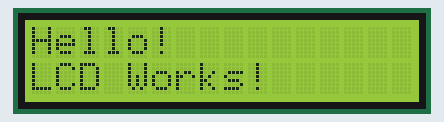
A sketch run on a simulated Arduino Uno, built with avr-gcc and run on an emulated ATmega328P. Parts: 16×2 character LCD. What the sketch prints to the serial monitor is not drawn.

Above: at 0.4 s.

The sketch:

lcd_test.ino
```cpp
/*
 * LCD Test - Simple test to verify connections
 * This will help identify if pins are connected correctly
 */

#include <LiquidCrystal.h>

// Try this configuration first (as per README)
LiquidCrystal lcd(12, 11, 5, 4, 3, 2);

void setup() {
  Serial.begin(9600);

  // Wait a bit for LCD to power up
  delay(100);

  // Initialize LCD
  lcd.begin(16, 2);

  // Wait for LCD to initialize
  delay(100);

  // Clear display
  lcd.clear();
  delay(50);

  // Show simple test on first line
  lcd.setCursor(0, 0);
  lcd.print("Hello!");

  // Show test on second line
  lcd.setCursor(0, 1);
  lcd.print("LCD Works!");

  Serial.println("LCD Test Started");
  Serial.println("Test text displayed");
}

void loop() {
  // Just keep displaying - no need to clear in loop
  delay(1000);
}
```
